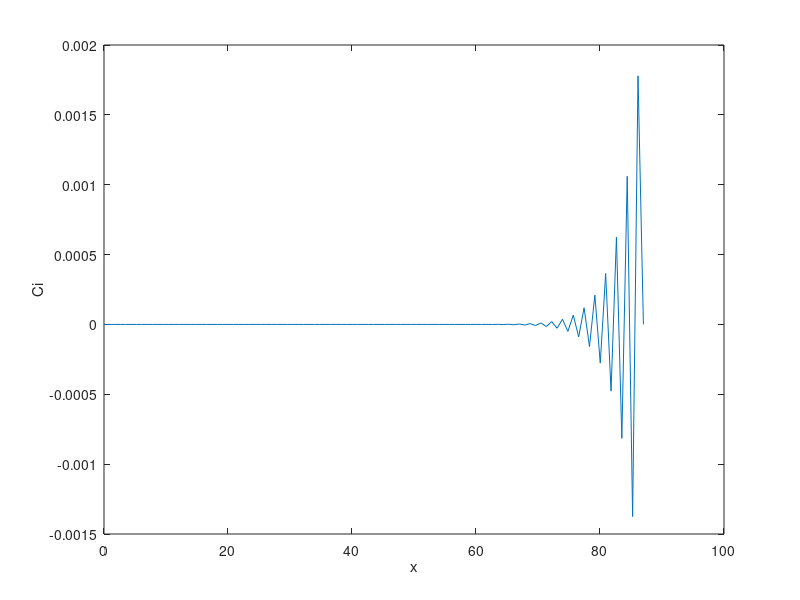

The MATLAB source for this figure:
% Define grid
N = 100; % number of nodes
L = 87; % domain length
dx = L/N; % grid spacing
x = linspace(0, L, N+1); % x grid points

% Define boundary conditions
Ci_left = 0; % Dirichlet boundary condition at left boundary
Ci_right = 0.1120; % Dirichlet boundary condition at right boundary
Ci_top = 0; % Dirichlet boundary condition at top boundary
Ci_bottom = 0; % Dirichlet boundary condition at bottom boundary

% Define parameters
Di = 1; % effective diffusion coefficient
ui = 1; % effective ionic mobility coefficient
ke = 1; % electroosmotic permeability coefficient
ce = 1; % concentration of electrolyte
kh = 1; % hydraulic conductivity coefficient
E = 20; % electric potential
DeltaH = 0; % hydraulic head

% Discretize the equation
A = zeros(N-1); % system matrix
B = zeros(N-1, 1); % right-hand side vector
for i = 2:N-2
    A(i, i-1) = -Di/dx^2 - ui*x(i)/(2*dx);
    A(i, i) = 2*Di/dx^2 + ke*ce*E + kh*DeltaH;
    A(i, i+1) = -Di/dx^2 + ui*x(i)/(2*dx);
    B(i) = 0; % right-hand side values
end

% Set boundary conditions
A(1, 1) = 2*Di/dx^2 + ke*ce*E + kh*DeltaH;
A(1, 2) = -2*Di/dx^2 + ui*x(1)/(2*dx);
B(1) = Ci_left;

A(N-1, N-1) = 2*Di/dx^2 + ke*ce*E + kh*DeltaH;
A(N-1, N-2) = -2*Di/dx^2 - ui*x(N)/(2*dx);
B(N-1) = Ci_right;

% Solve the system of equations
Ci = [Ci_left; A\B; Ci_right];
Ci = [Ci_top, Ci(2:end-1)', Ci_bottom]; % add boundary values to Ci

% Plot the solution
figure;
plot(x, Ci);
xlabel('x');
ylabel('Ci');
